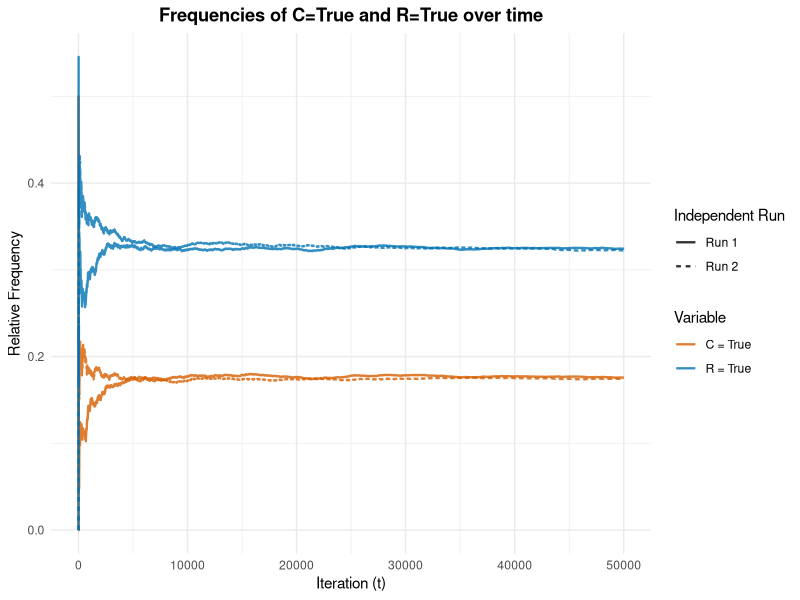
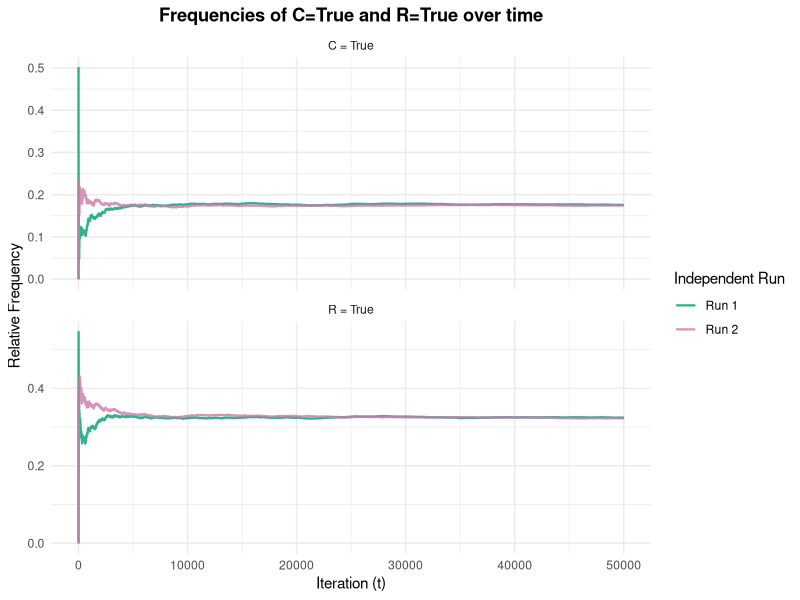
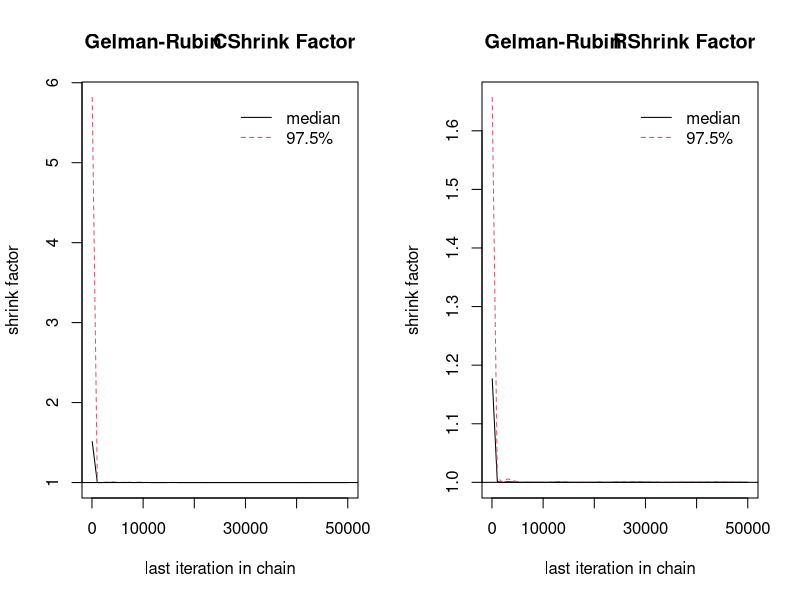
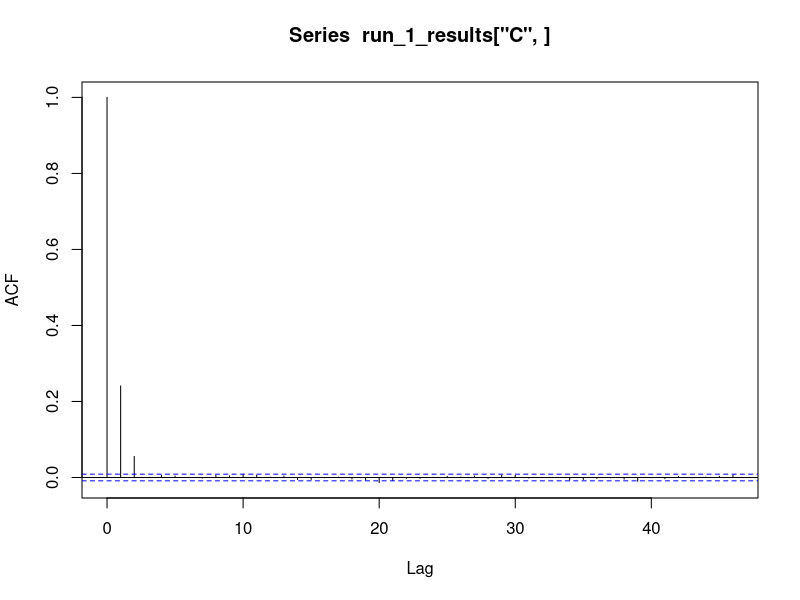
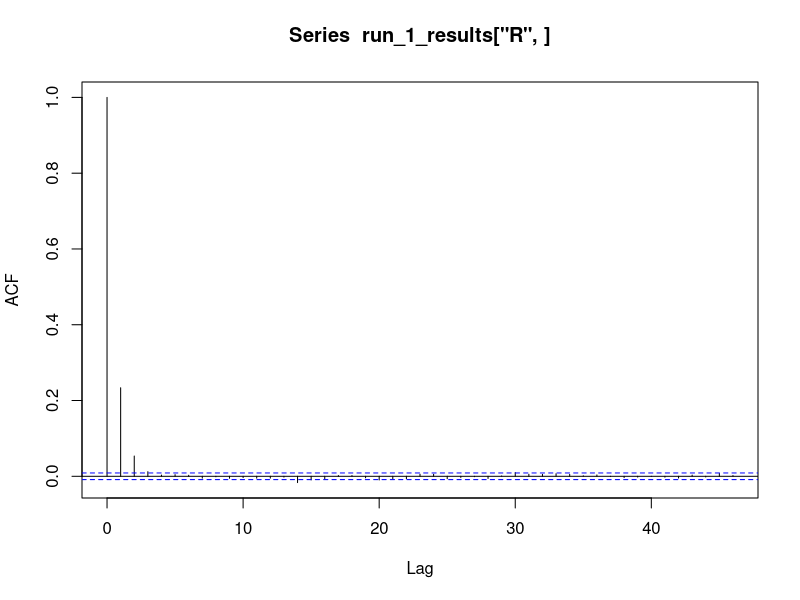

Generate these figures, in order, with R:
## ---- chunk 1
set.seed(42)
## ---- chunk 2
tot_samples <- 100 

SW_Gibbs_samples <- matrix(0, nrow = 2, ncol = tot_samples) 
rownames(SW_Gibbs_samples) <- c("C", "R")

# initialising C and R with random starting states
current_C <- rbinom(1,1,0.5)   # rbinom(n=1, size=1, prob) flips a weighted coin
current_R <- rbinom(1,1,0.5)

for (n in seq(tot_samples)) {
  
  # sample C
  if (current_R == 1) {
    prob_C <- 0.4444  # P(C=T | R=T, S=T, W=T)
  } else {
    prob_C <- 0.0476  # P(C=T | R=F, S=T, W=T)
  }

  current_C <- rbinom(1, 1, prob_C) 
  
  # sample R
  if (current_C == 1) {
    prob_R <- 0.8148  # P(R=T | C=T, S=T, W=T)
  } else {
    prob_R <- 0.2157  # P(R=T | C=F, S=T, W=T)
  }
  current_R <- rbinom(1, 1, prob_R)
  
  # recording the current values
  SW_Gibbs_samples["C", n] <- current_C
  SW_Gibbs_samples["R", n] <- current_R
}  
## ---- chunk 3
count_rain <- rowSums(SW_Gibbs_samples)["R"]
count_clouds <- rowSums(SW_Gibbs_samples)["C"] # not asked

p_rain <- count_rain / tot_samples
p_clouds <- count_clouds /tot_samples # not asked

print(p_rain)
## ---- chunk 4
Gibbs_sampler <- function(tot_samples = 50000) {

  SW_Gibbs_samples <- matrix(0, nrow = 2, ncol = tot_samples)
  rownames(SW_Gibbs_samples) <- c("C", "R")
  
  # initialising C and R with random starting states
  current_C <- rbinom(1,1,0.5)   # rbinom(n=1, size=1, prob) flips a weighted coin
  current_R <- rbinom(1,1,0.5)
  
  for (n in seq(tot_samples)) {
    
    # sample C
    if (current_R == 1) {
      prob_C <- 0.4444  # P(C=T | R=T, S=T, W=T)
    } else {
      prob_C <- 0.0476  # P(C=T | R=F, S=T, W=T)
    }
  
    current_C <- rbinom(1, 1, prob_C) 
    
    # sample R
    if (current_C == 1) {
      prob_R <- 0.8148  # P(R=T | C=T, S=T, W=T)
    } else {
      prob_R <- 0.2157  # P(R=T | C=F, S=T, W=T)
    }
    current_R <- rbinom(1, 1, prob_R)
    
    # recording the current values
    SW_Gibbs_samples["C", n] <- current_C
    SW_Gibbs_samples["R", n] <- current_R
  } 
  
  return(SW_Gibbs_samples)
}
## ---- chunk 5
tot_samples = 50000

run_1_results <- Gibbs_sampler(tot_samples)
run_2_results <- Gibbs_sampler(tot_samples)
## ---- chunk 6
# correct path or remove entirely :)
setwd("~/My Documents/Carlo/ETH UBas UZH - MSc CBB/636-0702-00L Statistical Models in Computational Biology/Homeworks_GitHub_Linked/hw6")

library(ggplot2)

run_1_c_freq <- cumsum(run_1_results["C", ]) / seq_len(tot_samples)
run_1_r_freq <- cumsum(run_1_results["R", ]) / seq_len(tot_samples)
run_2_c_freq <- cumsum(run_2_results["C", ]) / seq_len(tot_samples)
run_2_r_freq <- cumsum(run_2_results["R", ]) / seq_len(tot_samples)

# Combine the data into a single data frame for ggplot
parte_plot_data <- data.frame(
  t = rep(seq(tot_samples), 4),
  Frequency = c(
    run_1_c_freq,
    run_1_r_freq,
    run_2_c_freq,
    run_2_r_freq
  ),
  Variable = rep(c("C = True", "R = True", "C = True", "R = True"), each = tot_samples),
  Run = rep(c("Run 1", "Run 1", "Run 2", "Run 2"), each = tot_samples)
)

ggplot(parte_plot_data, aes(x = t, y = Frequency, color = Variable, linetype = Run)) +
  geom_line(linewidth = 0.8, alpha = 0.8) +
  theme_minimal() +
  scale_color_manual(values = c("C = True" = "#D55E00", "R = True" = "#0072B2")) +
  labs(
    title = "Frequencies of C=True and R=True over time",
    x = "Iteration (t)",
    y = "Relative Frequency",
    color = "Variable",
    linetype = "Independent Run"
  ) +
  theme(
    legend.position = "right",
    plot.title = element_text(hjust = 0.5, face = "bold")
  )
## ---- chunk 7
ggplot(parte_plot_data, aes(x = t, y = Frequency, color = Run)) +
  geom_line(linewidth = 0.8, alpha = 0.8) +
  theme_minimal() +
  scale_color_manual(values = c("Run 1" = "#009E73", "Run 2" = "#CC79A7")) +
  labs(
    title = "Frequencies of C=True and R=True over time",
    x = "Iteration (t)",
    y = "Relative Frequency",
    color = "Independent Run" # Legend title
  ) +
  theme(
    legend.position = "right",
    plot.title = element_text(hjust = 0.5, face = "bold")
  ) +
  facet_wrap(~ Variable, ncol = 1, scales = "free_y")
## ---- chunk 8

library(coda)

# transpose so iterations are rows and select the raw R and C counts
combined_mcmc <- mcmc.list(mcmc(t(run_1_results[1:2,])),mcmc(t(run_2_results[1:2,])))

gelman.plot(combined_mcmc, main= "Gelman-Rubin Shrink Factor" )

gelman.diag(combined_mcmc)
## ---- chunk 9
acf(run_1_results["C",],type = c("correlation"))
## ---- chunk 10
acf(run_1_results["R",],type = c("correlation")) # lagmax parameter (not included, 30 to 40 by default) is with how many neighbours it calculates the auto-correlation function with
## ---- chunk 11
run_1_raw_burnt <- run_1_results[1:2,10001:50000]
run_2_raw_burnt <- run_2_results[1:2,10001:50000]

run_1_raw_burnt_thinned <- run_1_raw_burnt[,seq(1,ncol(run_1_raw_burnt),5)]
run_2_raw_burnt_thinned <- run_2_raw_burnt[,seq(1,ncol(run_2_raw_burnt),5)]

freq_run_1 <- rowMeans(run_1_raw_burnt_thinned)
freq_run_2 <- rowMeans(run_2_raw_burnt_thinned)

# taking the mean across runs
parth_R_mean <- mean(c(freq_run_1["R"],freq_run_2["R"]))
parth_C_mean <- mean(c(freq_run_1["C"],freq_run_2["C"]))

print(freq_run_1)
print(freq_run_2)
print(parth_R_mean)
## ---- chunk 12
comparison_table <- data.frame(
  Method = c(
    "Part c: 100 samples",
    "Part h: 50,000 samples with burn-in and thinning",
    "Part i: analytical result"
  ),
  Probability = c(
    p_rain,
    parth_R_mean,
    0.320388
  )
)

knitr::kable(
  comparison_table,
  digits = 3,
  col.names = c("Method", "P(R=T | S=T, W=T)"),
  caption = "Comparison of estimated and analytical probabilities"
)
